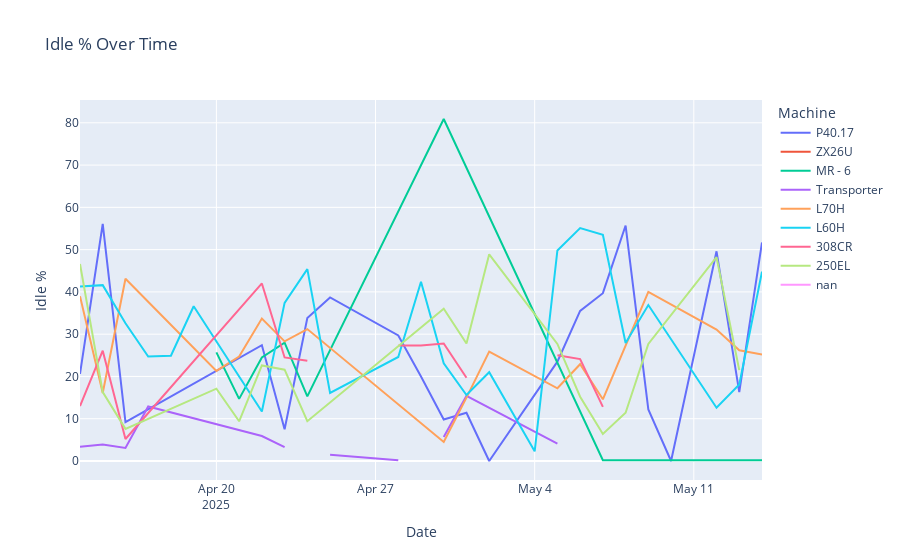

The cell this chart's notebook holds for it:
### Markdown cell above
### Idle % over time by Machine

### Code cell
fig2 = px.line(data, x='Date', y='Idle %', color='Machine', title='Idle % Over Time')
fig2.show()

### Figure 1 — Plotly figure (JSON) as saved in the notebook; plotly's stock layout.template omitted (floating-point values rounded to 4 significant figures)
{"data": [{"hovertemplate": "Machine=P40.17<br>Date=%{x}<br>Idle %=%{y}<extra></extra>", "legendgroup": "P40.17", "line": {"color": "#636efa", "dash": "solid"}, "marker": {"symbol": "circle"}, "mode": "lines", "name": "P40.17", "orientation": "v", "showlegend": true, "type": "scatter", "x": ["2025-04-14", "2025-04-15", "2025-04-16", "2025-04-22", "2025-04-23", "2025-04-24", "2025-04-25", "2025-04-28", "2025-04-29", "2025-04-30", "2025-05-01", "2025-05-02", "2025-05-05", "2025-05-06", "2025-05-07", "2025-05-08", "2025-05-09", "2025-05-10", "2025-05-12", "2025-05-13", "2025-05-14"], "xaxis": "x", "y": [20.6, 56.1, 9.2, 27.4, 7.5, 33.8, 38.7, 29.7, 20, 9.8, 11.4, 0, 23.5, 35.5, 39.7, 55.7, 12.2, 0, 49.6, 16.3, 51.7], "yaxis": "y"}, {"hovertemplate": "Machine=ZX26U<br>Date=%{x}<br>Idle %=%{y}<extra></extra>", "legendgroup": "ZX26U", "line": {"color": "#EF553B", "dash": "solid"}, "marker": {"symbol": "circle"}, "mode": "lines", "name": "ZX26U", "orientation": "v", "showlegend": true, "type": "scatter", "x": ["2025-04-14", "2025-04-15", "2025-04-16", "2025-04-22", "2025-04-23", "2025-04-24", "2025-04-30", "2025-05-01", "2025-05-02", "2025-05-03", "2025-05-04", "2025-05-05", "2025-05-06", "2025-05-07", "2025-05-08", "2025-05-09", "2025-05-12", "2025-05-14"], "xaxis": "x", "y": [null, null, null, null, null, null, null, null, null, null, null, null, null, null, null, null, null, null], "yaxis": "y"}, {"hovertemplate": "Machine=MR - 6<br>Date=%{x}<br>Idle %=%{y}<extra></extra>", "legendgroup": "MR - 6", "line": {"color": "#00cc96", "dash": "solid"}, "marker": {"symbol": "circle"}, "mode": "lines", "name": "MR - 6", "orientation": "v", "showlegend": true, "type": "scatter", "x": ["2025-04-14", "2025-04-16", "2025-04-20", "2025-04-21", "2025-04-22", "2025-04-23", "2025-04-24", "2025-04-30", "2025-05-07", "2025-05-08", "2025-05-09", "2025-05-12", "2025-05-13", "2025-05-14"], "xaxis": "x", "y": [33.3, null, 25.7, 14.7, 24.5, 28, 15.3, 80.9, 0.19, 0.19, 0.21, 0.2, 0.16, 0.2], "yaxis": "y"}, {"hovertemplate": "Machine=Transporter<br>Date=%{x}<br>Idle %=%{y}<extra></extra>", "legendgroup": "Transporter", "line": {"color": "#ab63fa", "dash": "solid"}, "marker": {"symbol": "circle"}, "mode": "lines", "name": "Transporter", "orientation": "v", "showlegend": true, "type": "scatter", "x": ["2025-04-14", "2025-04-15", "2025-04-16", "2025-04-17", "2025-04-22", "2025-04-23", "2025-04-24", "2025-04-25", "2025-04-28", "2025-04-29", "2025-04-30", "2025-05-01", "2025-05-05", "2025-05-06", "2025-05-07", "2025-05-08", "2025-05-09", "2025-05-12", "2025-05-13", "2025-05-14"], "xaxis": "x", "y": [3.4, 3.9, 3.1, 12.9, 5.9, 3.3, null, 1.5, 0.2, null, 5.7, 15.4, 4.1, null, null, null, null, 1.4, null, null], "yaxis": "y"}, {"hovertemplate": "Machine=L70H<br>Date=%{x}<br>Idle %=%{y}<extra></extra>", "legendgroup": "L70H", "line": {"color": "#FFA15A", "dash": "solid"}, "marker": {"symbol": "circle"}, "mode": "lines", "name": "L70H", "orientation": "v", "showlegend": true, "type": "scatter", "x": ["2025-04-14", "2025-04-15", "2025-04-16", "2025-04-20", "2025-04-21", "2025-04-22", "2025-04-23", "2025-04-24", "2025-04-30", "2025-05-01", "2025-05-02", "2025-05-05", "2025-05-06", "2025-05-07", "2025-05-08", "2025-05-09", "2025-05-12", "2025-05-13", "2025-05-14"], "xaxis": "x", "y": [39, 16.1, 43.1, 21.3, 24.7, 33.7, 28.3, 31.2, 4.5, 15, 25.9, 17.2, 22.9, 14.6, 27.3, 40, 31.1, 26.2, 25.2], "yaxis": "y"}, {"hovertemplate": "Machine=L60H<br>Date=%{x}<br>Idle %=%{y}<extra></extra>", "legendgroup": "L60H", "line": {"color": "#19d3f3", "dash": "solid"}, "marker": {"symbol": "circle"}, "mode": "lines", "name": "L60H", "orientation": "v", "showlegend": true, "type": "scatter", "x": ["2025-04-14", "2025-04-15", "2025-04-16", "2025-04-17", "2025-04-18", "2025-04-19", "2025-04-21", "2025-04-22", "2025-04-23", "2025-04-24", "2025-04-25", "2025-04-28", "2025-04-29", "2025-04-30", "2025-05-01", "2025-05-02", "2025-05-04", "2025-05-05", "2025-05-06", "2025-05-07", "2025-05-08", "2025-05-09", "2025-05-12", "2025-05-13", "2025-05-14"], "xaxis": "x", "y": [41.3, 41.6, 32.6, 24.7, 24.9, 36.6, 20, 11.7, 37.4, 45.4, 16.1, 24.6, 42.4, 23.1, 15.6, 21, 2.3, 49.8, 55.1, 53.5, 27.9, 36.9, 12.6, 18.1, 44.8], "yaxis": "y"}, {"hovertemplate": "Machine=308CR<br>Date=%{x}<br>Idle %=%{y}<extra></extra>", "legendgroup": "308CR", "line": {"color": "#FF6692", "dash": "solid"}, "marker": {"symbol": "circle"}, "mode": "lines", "name": "308CR", "orientation": "v", "showlegend": true, "type": "scatter", "x": ["2025-04-14", "2025-04-15", "2025-04-16", "2025-04-22", "2025-04-23", "2025-04-24", "2025-04-25", "2025-04-28", "2025-04-29", "2025-04-30", "2025-05-01", "2025-05-02", "2025-05-03", "2025-05-05", "2025-05-06", "2025-05-07", "2025-05-08", "2025-05-12", "2025-05-13", "2025-05-14"], "xaxis": "x", "y": [13, 26.1, 5.2, 42, 24.5, 23.7, null, 27.3, 27.3, 27.8, 19.7, null, null, 25, 24.1, 12.8, null, 20, null, 23.2], "yaxis": "y"}, {"hovertemplate": "Machine=250EL<br>Date=%{x}<br>Idle %=%{y}<extra></extra>", "legendgroup": "250EL", "line": {"color": "#B6E880", "dash": "solid"}, "marker": {"symbol": "circle"}, "mode": "lines", "name": "250EL", "orientation": "v", "showlegend": true, "type": "scatter", "x": ["2025-04-14", "2025-04-15", "2025-04-16", "2025-04-20", "2025-04-21", "2025-04-22", "2025-04-23", "2025-04-24", "2025-04-30", "2025-05-01", "2025-05-02", "2025-05-05", "2025-05-06", "2025-05-07", "2025-05-08", "2025-05-09", "2025-05-12", "2025-05-13"], "xaxis": "x", "y": [46.6, 16.3, 7.6, 17.1, 9.4, 22.6, 21.6, 9.4, 36, 27.8, 48.9, 27.7, 15.2, 6.4, 11.4, 27.7, 48.2, 21.5], "yaxis": "y"}, {"hovertemplate": "Machine=nan<br>Date=%{x}<br>Idle %=%{y}<extra></extra>", "legendgroup": "nan", "line": {"color": "#FF97FF", "dash": "solid"}, "marker": {"symbol": "circle"}, "mode": "lines", "name": "nan", "orientation": "v", "showlegend": true, "type": "scatter", "x": ["NaT"], "xaxis": "x", "y": [null], "yaxis": "y"}], "layout": {"legend": {"title": {"text": "Machine"}, "tracegroupgap": 0}, "title": {"text": "Idle % Over Time"}, "xaxis": {"anchor": "y", "domain": [0, 1], "title": {"text": "Date"}}, "yaxis": {"anchor": "x", "domain": [0, 1], "title": {"text": "Idle %"}}}}
